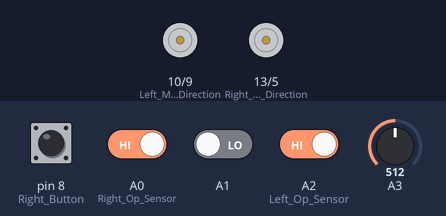
Simulated run of this sketch. Board: Arduino Uno, built with avr-gcc and run on an emulated ATmega328P. On the bench: direction and speed pins drawn as motors (green arrow = direction pin HIGH = forward, orange = LOW = backward, longer = more drive). The test bench sets the inputs (shaded band); at power-on: A0 (Right_Op_Sensor), A2 (Left_Op_Sensor), pin 8 (Right_Button) HIGH, A1 LOW, A3 = 512.

Above: at 0.8 s.
0.9 s: pin 8 (Right_Button) pulled LOW for 0.15 s
4.0 s: A3 set to 47
7.0 s: A3 set to 42
At 7.9 s:
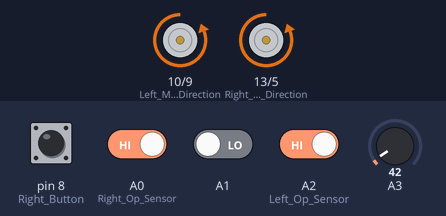
8.5 s: A3 set to 122
At 9.1 s:
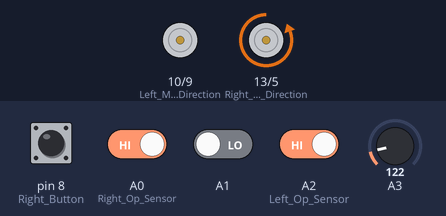
10.0 s: A0 (Right_Op_Sensor) driven LOW
At 11.2 s:
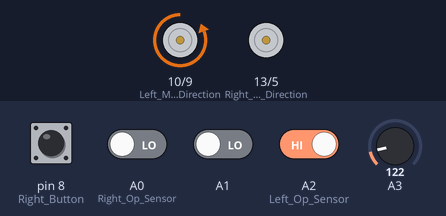
11.5 s: A1 driven HIGH
At 12.6 s:
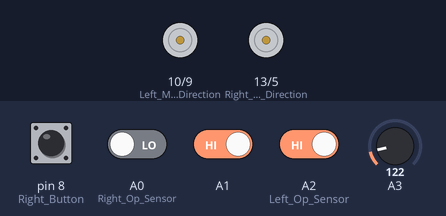
Timing chart, 0 to 14.0 s (numbered marks = the images above; inputs shaded):
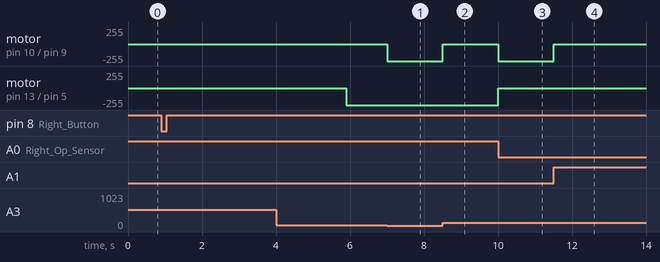

The sketch:

micro_sumo.ino
```cpp
//// Opponent Sensors Decleration ////
#define Right_Op_Sensor A0
#define Front_Op_Sensor A1
#define Left_Op_Sensor A2
//// Line Sensor Decleration ////
#define Line_Sensor A3
//// User Buttons & User Leds Decleration ////
#define Right_Button 8
#define Left_Button 12
#define Led1 4
#define Led2 6
//// Motor Control Pins Decleration ////
#define Left_Motor_Direction 10
#define Left_Motor_Speed 9
#define Right_Motor_Direction 13
#define Right_Motor_Speed 5
// defino las velocidades maxima de busqueda y de ataque
#define MAX_VEL_SEARCH 170
#define MAX_VEL_ATTACH 255
// defino el valor de deteccion del sensor de linea
#define HUMBRAL_LINE_SENSOR 45

// modo del robot
enum MODE
{
  MODE_BACK,         // retrocede
  MODE_SEARCH,       // busca
  MODE_ATTACK_LEFT,  // ataca a la izquierda
  MODE_ATTACK_RIGHT, // ataca a la derecha
  MODE_ATTACK        // ataca de frente
};
// guardo el ultimo modo
int last_mode = MODE_SEARCH;

class Ilogs
{
public:
  virtual void println(const char *) = 0;
  virtual void println(const int) = 0;
  virtual void println(const String) = 0;
  virtual void println(const float) = 0;

  virtual void print(const char *) = 0;
  virtual void print(const int) = 0;
  virtual void print(const String) = 0;
  virtual void print(const float) = 0;
};

class LogsSerial : public Ilogs
{

public:
  LogsSerial()
  {
    Serial.begin(9600);
  }

  void println(const char *message)
  {
    Serial.println(message);
  }
  void println(const int message)
  {
    Serial.println(message);
  }
  void println(const String message)
  {
    Serial.println(message);
  }
  void println(const float message)
  {
    Serial.println(message);
  }

  void print(const char *message)
  {
    Serial.print(message);
  }
  void print(const int message)
  {
    Serial.print(message);
  }
  void print(const String message)
  {
    Serial.print(message);
  }
  void print(const float message)
  {
    Serial.print(message);
  }
};

class Logger
{
private:
  Ilogs *logs;
  int enable = true;

public:
  Logger(Ilogs *logsImpl)
  {
    logs = logsImpl;
  }

  void disable()
  {
    enable = false;
  }
  void println(const char *message)
  {
    if (enable)
      logs->println(message);
  }
  void println(const int message)
  {
    if (enable)
      logs->println(message);
  }
  void println(const String message)
  {
    if (enable)
      logs->println(message);
  }
  void println(const float message)
  {
    if (enable)
      logs->println(message);
  }

  void print(const char *message)
  {
    if (enable)
      logs->print(message);
  }
  void print(const int message)
  {
    if (enable)
      logs->print(message);
  }
  void print(const String message)
  {
    if (enable)
      logs->print(message);
  }
  void print(const float message)
  {
    if (enable)
      logs->print(message);
  }
};

class Motor
{
private:
  int pin_dir;
  int pin_speed;

public:
  Motor(int p_d, int p_s)
  {
    this->pin_dir = p_d;
    this->pin_speed = p_s;
  }

public:
  void down(int speedValue)
  {
    digitalWrite(this->pin_dir, LOW);
    analogWrite(this->pin_speed, speedValue);
  }

  void up(int speedValue)
  {
    digitalWrite(this->pin_dir, HIGH);
    analogWrite(this->pin_speed, 255 - speedValue);
  }

  void stop()
  {
    digitalWrite(this->pin_dir, HIGH);
    analogWrite(this->pin_speed, 255);
  }
};

class Button
{
private:
  int pin;

public:
  Button(int p)
  {
    this->pin = p;
  }

  bool isPress()
  {
    return !digitalRead(this->pin);
  }
};

class Led
{
private:
  int pin;
  bool state = false;

public:
  Led(int p)
  {
    this->pin = p;
  }

  void on()
  {
    digitalWrite(this->pin, HIGH);
    this->state = true;
  }

  void off()
  {
    digitalWrite(this->pin, LOW);
    this->state = false;
  }

  void toggle()
  {
    if (this->state)
      this->off();
    else
      this->on();
  }
};

class SensorDistance
{
private:
  int pin;

public:
  SensorDistance(int p)
  {
    this->pin = p;
  }

  bool isDetected()
  {
    return digitalRead(this->pin);
  }
};

class SensorLine
{
private:
  int pin;

  int umbral = 0;

public:
  SensorLine(int p)
  {
    this->pin = p;
  }

  void setUmbral(int value)
  {
    this->umbral = value;
  }

  bool isDetected()
  {
    return analogRead(this->pin) < this->umbral;
  }
};

Motor *motor_left = new Motor(Left_Motor_Direction, Left_Motor_Speed);
Motor *motor_right = new Motor(Right_Motor_Direction, Right_Motor_Speed);
Button *btn_up = new Button(Right_Button);
Button *btn_down = new Button(Left_Button);
Led *led_up = new Led(Led1);
Led *led_down = new Led(Led2);

SensorDistance *sensor_up = new SensorDistance(Front_Op_Sensor);
SensorDistance *sensor_right = new SensorDistance(Right_Op_Sensor);
SensorDistance *sensor_left = new SensorDistance(Left_Op_Sensor);

SensorLine *sensor_line = new SensorLine(Line_Sensor);

Logger *logger = new Logger(new LogsSerial()); // Ejemplo log Bt: Utiliza LogSerialBt como implementación
///////////// INICIO DE PROGRAMA ////////////////
void AwaitStart()
{
  unsigned long time = millis();
  while (!btn_up->isPress())
  {
    const int AWAIT_TIME = 500;
    if (millis() > time + AWAIT_TIME)
    {
      // cada 500ms prendo y apago el led Azul para indicar que estoy en espera de aprentar el click.
      logger->println("[await]:Esperando");
      led_up->toggle();
      time = millis();
    }
  }

  led_up->off();  // apago el led
  led_down->on(); // prendo el led Naranja para indicar que arranco el programa principal
  logger->println("[await]: demora 5s");
  delay(5000);
  led_down->off();
  logger->println("[await]: termino la espera");
}

///////////// MODOS ////////////////

enum SEARCH_MODE
{
  SEARCH_MODE_RIGHT,
  SEARCH_MODE_LEFT,
  SEARCH_MODE_LEFT_FAST,
  SEARCH_MODE_RIGHT_FAST
};

unsigned long searchTime;
int search_mode = SEARCH_MODE_RIGHT;

void SearchMode()
{

  //al ingresar al modo busqueda el robot tiene configurado diferentes modos para realizar la busqueda.
  // 1er modo: Busca despacio para la derecha
  // 2do modo: Busca despacio para la izqueirda
  // 3er modo: Busca rapido sobre el mismo eje para la izquierda
  // 4to modo: Busca rapido sobre el mismo eje para la derecha
  //Si durante 3000ms se encuentra en este MODO entonces va swicheando entre los diferentes MODOS DE BUSQUEDA.


  const int SEARCH_TIME_SWICH_MODE = 3000;

  if (millis() > searchTime + SEARCH_TIME_SWICH_MODE)
  {
    searchTime = millis();
    if (++search_mode > SEARCH_MODE_RIGHT_FAST)
    {
      search_mode = SEARCH_MODE_RIGHT;
    }
  }


  //Como el robot tiene un punto ciego entre el sensor frontal y los sensores laterales.
  //Cuando se encuentra en este punto ciego el MODO se conviernte en modo busqueda
  //por lo cual puede caer en alguno de los caso contrario a su ultima deteccion
  //para ello recuerdo su ultima deteccion y hago un modo buqeuda a toda velocidad
  // al ultimo lado que detecto!


  if (last_mode == MODE_ATTACK)
  {
    search_mode = SEARCH_MODE_RIGHT;
  }

  if (last_mode == MODE_ATTACK_LEFT)
  {
    search_mode = SEARCH_MODE_LEFT_FAST;
  }

  if (last_mode == MODE_ATTACK_RIGHT)
  {
    search_mode = SEARCH_MODE_RIGHT_FAST;
  }

  switch (search_mode)
  {
  case SEARCH_MODE_RIGHT:
  {
    logger->println("[search-mode]: search mode right");
    motor_left->up(MAX_VEL_ATTACH);
    motor_right->up(MAX_VEL_SEARCH);
    break;
  }

  case SEARCH_MODE_LEFT:
  {
    logger->println("[search-mode]: search mode left");
    motor_left->up(MAX_VEL_SEARCH);
    motor_right->up(MAX_VEL_ATTACH);
    break;
  }

  case SEARCH_MODE_LEFT_FAST:
  {
    logger->println("[search-mode]: search mode left fast");
    motor_left->down(MAX_VEL_ATTACH);
    motor_right->up(MAX_VEL_ATTACH);
    break;
  }

  case SEARCH_MODE_RIGHT_FAST:
  {
    logger->println("[search-mode]: search mode rigth fast");
    motor_left->up(MAX_VEL_ATTACH);
    motor_right->down(MAX_VEL_ATTACH);
    break;
  }
  }
}

void Mode(int mode)
{
  switch (mode)
  {
  case MODE_BACK:
  {
    logger->println("[mode]:back");
    motor_left->down(MAX_VEL_ATTACH);
    motor_right->down(MAX_VEL_ATTACH);
    break;
  }
  case MODE_SEARCH:
  {
    if (mode != last_mode)
    {
      searchTime = millis();
    }

    SearchMode();
    break;
  }
  case MODE_ATTACK_LEFT:
  {
    logger->println("[mode]:attack-left");
    motor_left->down(MAX_VEL_ATTACH);
    motor_right->up(MAX_VEL_ATTACH);
    break;
  }
  case MODE_ATTACK_RIGHT:
  {
    logger->println("[mode]:attack-right");
    motor_left->up(MAX_VEL_ATTACH);
    motor_right->down(MAX_VEL_ATTACH);
    break;
  }
  case MODE_ATTACK:
  {
    logger->println("[mode]:attack");
    motor_left->up(MAX_VEL_ATTACH);
    motor_right->up(MAX_VEL_ATTACH);
    break;
  }
  }
}

void setup()
{

  pinMode(Left_Button, INPUT_PULLUP);
  pinMode(Right_Button, INPUT_PULLUP);
  pinMode(Left_Op_Sensor, INPUT_PULLUP);
  pinMode(Right_Op_Sensor, INPUT_PULLUP);
  pinMode(Left_Motor_Direction, OUTPUT);
  pinMode(Right_Motor_Direction, OUTPUT);
  pinMode(Left_Motor_Speed, OUTPUT);
  pinMode(Right_Motor_Speed, OUTPUT);

  sensor_line->setUmbral(HUMBRAL_LINE_SENSOR);
  AwaitStart();

  searchTime = millis();
}

void loop()
{
  int mode = MODE_SEARCH;

  if (sensor_left->isDetected())
  {
    mode = MODE_ATTACK_LEFT;
  }

  if (sensor_right->isDetected())
  {
    mode = MODE_ATTACK_RIGHT;
  }

  if (sensor_up->isDetected())
  {
    mode = MODE_ATTACK;
  }

  if (sensor_line->isDetected())
  {
    mode = MODE_BACK;
  }

  Mode(mode);
  last_mode = mode;
}
```

Measured:
- the behaviour switches between 45 and 44 on A3 (found by bisection; images 0 and 1)
- after the input at 0.9 s, every drawn part: stays the same
- after the input at 7.0 s, motor on pin 10 (Left_Motor_Direction) / pin 9 (Left_Motor_Speed): stopped → backward 255/255 at once
- after the input at 8.5 s, motor on pin 10 (Left_Motor_Direction) / pin 9 (Left_Motor_Speed): backward 255/255 → stopped at once
- after the input at 10.0 s, motor on pin 10 (Left_Motor_Direction) / pin 9 (Left_Motor_Speed): stopped → backward 255/255 at once; motor on pin 13 (Right_Motor_Direction) / pin 5 (Right_Motor_Speed): backward 255/255 → stopped at once
- after the input at 11.5 s, motor on pin 10 (Left_Motor_Direction) / pin 9 (Left_Motor_Speed): backward 255/255 → stopped at once
